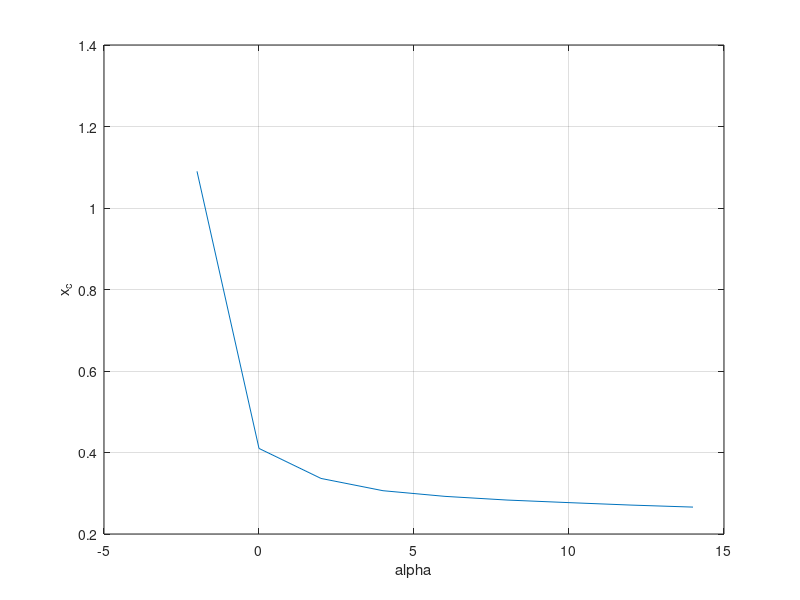

Write the MATLAB code that produced this figure.
clc
close all
clear all

values = load('table_values.txt');

alpha = values(:,1);
c_l = values(:,2);
c_d = values(:,3);
c_m_c4 = values(:,4);

x_div_c = 1/4 - c_m_c4 ./ c_l;

% figure(1)
% plot(c_d, c_l)
% grid on
% xlabel('cd')
% ylabel('cl')

figure(2)
% loglog(alpha, x_div_c)
plot(alpha, x_div_c)
grid on
xlabel('alpha')
ylabel('x_c')